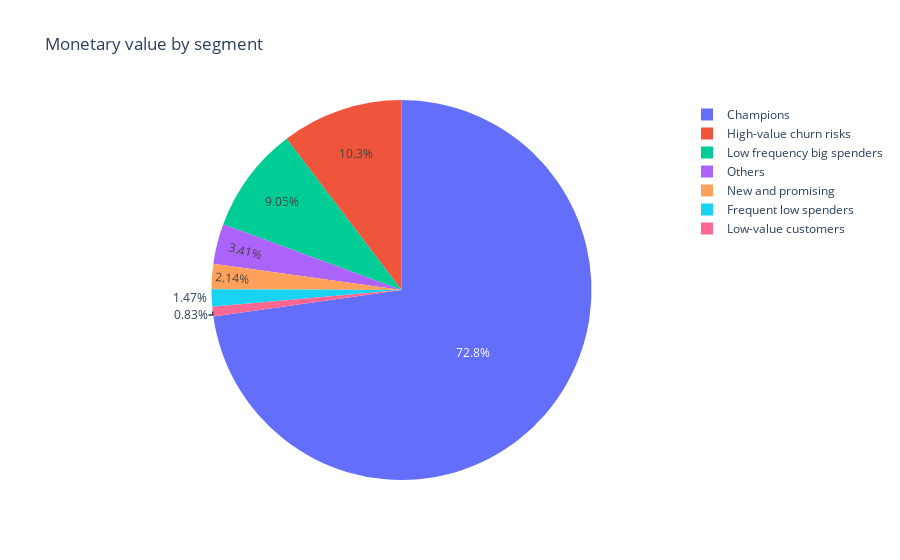

Write notebook code for a chart like this one.
### Code cell
seg_value = RFM.groupby('Segment')[['Recency', 'Frequency', 'Monetary']].sum().reset_index()
fig = px.pie(seg_value, names='Segment', values='Monetary', title='Monetary value by segment')

fig.write_image("monetary_by_segment.png", scale=2)
fig

### Figure 1 — Plotly figure (JSON) as saved in the notebook; plotly's stock layout.template omitted (floating-point values rounded to 4 significant figures)
{"data": [{"domain": {"x": [0, 1], "y": [0, 1]}, "hovertemplate": "Segment=%{label}<br>Monetary=%{value}<extra></extra>", "labels": ["Champions", "Frequent low spenders", "High-value churn risks", "Low frequency big spenders", "Low-value customers", "New and promising", "Others"], "legendgroup": "", "name": "", "showlegend": true, "type": "pie", "values": [6358000.0, 128200.0, 903200.0, 790500.0, 72520.0, 186600.0, 297800.0]}], "layout": {"legend": {"tracegroupgap": 0}, "title": {"text": "Monetary value by segment"}}}
